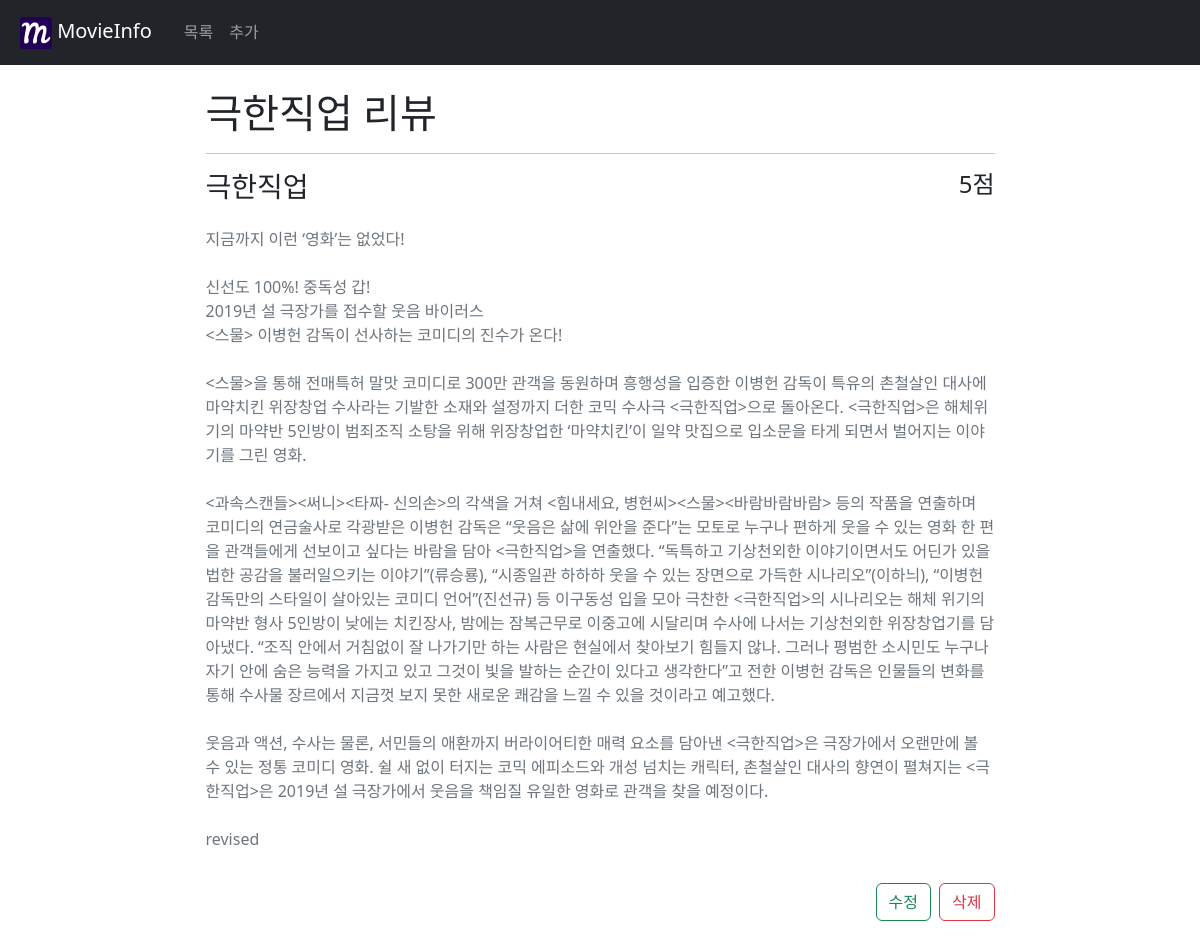
Page /reviews/3/ on the committed database.
### articles/models.py (models this page shows)
class Article(models.Model):
    title = models.CharField(max_length=50, verbose_name="리뷰 제목")
    content = models.TextField(verbose_name="리뷰 내용")
    movie_name = models.CharField(max_length=50, verbose_name="영화 이름")
    grade = models.IntegerField(
        default=1,
        validators=[
            MaxValueValidator(5),
            MinValueValidator(1),
        ],
        verbose_name="평점",
    )
    created_at = models.DateTimeField(auto_now_add=True)
    updated_at = models.DateTimeField(auto_now=True)

### articles/views.py (the view)
# urls.py: path("<int:pk>/", views.detail, name="detail"),
def detail(request, pk):
    article = Article.objects.get(pk=pk)
    context = {
        "article": article,
    }
    return render(request, "articles/detail.html", context)

### articles/templates/articles/detail.html (shortened to what this page needs)
{% extends 'base.html' %}
{% load static %}
{% load django_bootstrap5 %}
{% block body %}
<div class="w-75 m-auto p-4">
  <h1>{{ article.title }}</h1>
  <hr>
  <div class="row justify-content-between">
    <h3 class="col">{{ article.movie_name }}</h3>
    <h4 class="col text-end">{{ article.grade }}점</h4>
  </div>
  <div class="row my-3">
    <p class="text-secondary">{{ article.content|linebreaksbr }}</p>
  </div>
  <div class="d-grid gap-2 d-md-flex justify-content-md-end">
    <a href="./update/" class="btn btn-outline-success">수정</a>
    <form action="{% url 'articles:delete' article.id %}" method="POST">
      <input type="submit" value="삭제" class="btn btn-outline-danger">
    </form>
  </div>
</div>
{% endblock %}

### pjt/templates/base.html (shortened to what this page needs)
{% load django_bootstrap5 %}
{% load static %}
<!DOCTYPE html>
<html lang="ko">
<head>
  {% bootstrap_css %}
</head>
<body>
  <nav class="navbar navbar-expand-lg navbar-dark bg-dark" >
    <div class="container-fluid">
      <a href="/reviews/" class="navbar-brand p-2">
        <img src="{% static 'logo.png' %}" alt=""> MovieInfo
      </a>
      <ul class="navbar-nav me-auto mb-2 mb-lg-0">
        <li class="nav-item">
          <a class="nav-link" href="/reviews/index/">목록</a>
        </li>
        <li class="nav-item">
          <a class="nav-link" href="/reviews/create/">추가</a>
        </li>
      </ul>
    </div>
  </nav>
  <div class="container">
    {% block body %}{% endblock body %}
  </div>
</body>
</html>

### rows in the picture
Article: title "극한직업 리뷰", movie_name "극한직업", grade "5", content "지금까지 이런 ‘영화’는 없었다! 신선도 100%! 중독성 갑! 2019년 설 극장가를 접수할 웃음 바이러스 <스물> 이병헌 감독이 선사하는 코미디의 진수가 온다! <스물>을 통해 전매특허 말맛 코미디로 300만 관객을 동원하며 흥행성을 입증한 이병헌 감독이 특유의 촌철살인 대사에 마약치킨 위장창업 수사라는 기발한 소재와 설정까지 더한 코믹 수사극 <극한직업>으로 돌아온다. <극한직업>은 해체위기의 마약반 5인방이 범죄조직 소탕을 위해 위장창업한 ‘마약치킨’이 일약 맛집으로 입소문을 타게 되면서 벌어지는 이야기를 그린 영화. <과속스캔들><써니><타짜- 신의손>의 각색을 거쳐 <힘내세요, 병헌씨><스물><바람바람바람> 등의 작품을 연출하며 코미디의 연금술사로 각광받은 이병헌 감독은 “웃음은 삶에 위안을 준다”는 모토로 누구나 편하게 웃을 수 있는 영화 한 편을 관객들에게 선보이고 싶다는 바람을 담아 <극한직업>을 연출했다. “독특하고 기상천외한 이야기이면서도 어딘가 있을 법한 공감을 불러일으키는 이야기”(류승룡), “시종일관 하하하 웃을 수 있는 장면으로 가득한 시나리오”(이하늬), “이병헌 감독만의 스타일이 살아있는 코미디 언어”(진선규) 등 이구동성 입을 모아 극찬한 <극한직업>의 시나리오는 해체 위기의 마약반 형사 5인방이 낮에는 치킨장사, 밤에는 잠복근무로 이중고에 시달리며 수사에 나서는 기상천외한 위장창업기를 담아냈다.…"
